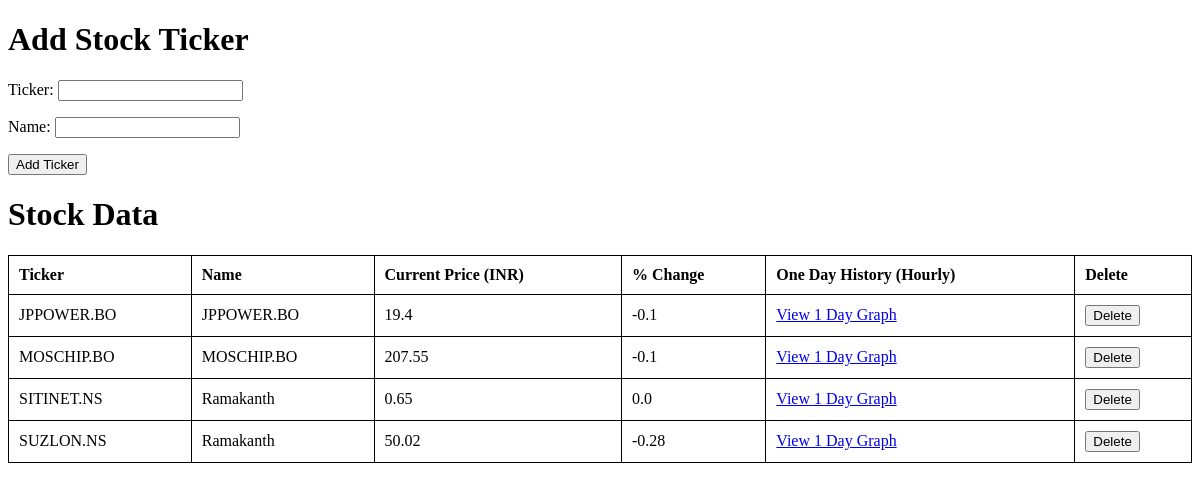
Before: / with the older database file.
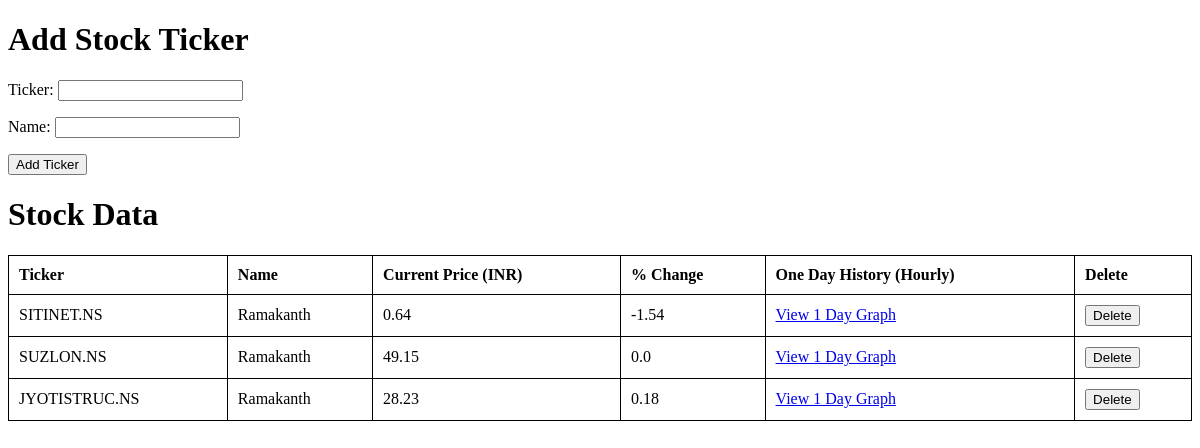
After: the same page with the newer database file.
### stocks/models.py (models this page shows, shortened)
class Stock(models.Model):
    ticker = models.CharField(max_length=10, unique=True)
    name = models.CharField(max_length=100)
    current_price_inr = models.FloatField(null=True, blank=True)
    percent_change = models.FloatField(null=True, blank=True)
    last_updated = models.DateTimeField(auto_now=True)

### stocks/views.py (the view)
# urls.py: path('', views.index, name='index'),
def index(request):
    if request.method == 'POST':
        form = StockForm(request.POST)
        if form.is_valid():
            form.save()  # Save the form data to the database
            return redirect('index')
    else:
        form = StockForm()
    if request.method == 'GET' and 'delete' in request.GET:
        stock_id = request.GET.get('delete')
        Stock.objects.filter(id=stock_id).delete()
        return redirect('index')
    stocks = Stock.objects.all()
    return render(request, 'stocks/index.html', {'form': form, 'stocks': stocks})

### stocks/forms.py
class StockForm(forms.ModelForm):
    class Meta:
        model = Stock
        fields = ['ticker', 'name']

### stocks/templates/stocks/index.html (shortened to what this page needs)
<!DOCTYPE html>
<html>
<head>
</head>
<body>
    <h1>Add Stock Ticker</h1>
    <form method="post">
        {{ form.as_p }}
        <button type="submit">Add Ticker</button>
    </form>
    <h1>Stock Data</h1>
    <table>
        <tr>
            <th>Ticker</th>
            <th>Name</th>
            <th>Current Price (INR)</th>
            <th>% Change</th>
            <th>One Day History (Hourly)</th>
            <th>Delete</th>
        </tr>
        {% for stock in stocks %}
        <tr>
            <td>{{ stock.ticker }}</td>
            <td>{{ stock.name }}</td>
            <td>{{ stock.current_price_inr }}</td>
            <td>{{ stock.percent_change }}</td>
            <td>
                <a href="{% url 'stock_detail' stock.id %}">View 1 Day Graph</a>
            </td>
            <td>
                <form method="get" action=".">
                    <button type="submit">Delete</button>
                </form>
            </td>
        </tr>
        {% endfor %}
    </table>
</body>
</html>

### stocks/templates/stocks/index.html (style rules this page uses)
table { width: 100%; border-collapse: collapse; }
table, th, td { border: 1px solid black; }
th, td { padding: 10px; text-align: left; }

Changed rows visible on the page:
removed Stock: ticker "JPPOWER.BO", name "JPPOWER.BO", current_price_inr "19.4", percent_change "-0.1"
removed Stock: ticker "MOSCHIP.BO", name "MOSCHIP.BO", current_price_inr "207.55", percent_change "-0.1"
changed Stock "SITINET.NS": current_price_inr "0.65" → "0.64"; percent_change "0.0" → "-1.54"
changed Stock "SUZLON.NS": current_price_inr "50.02" → "49.15"; percent_change "-0.28" → "0.0"
added Stock: ticker "JYOTISTRUC.NS", name "Ramakanth", current_price_inr "28.23", percent_change "0.18"
